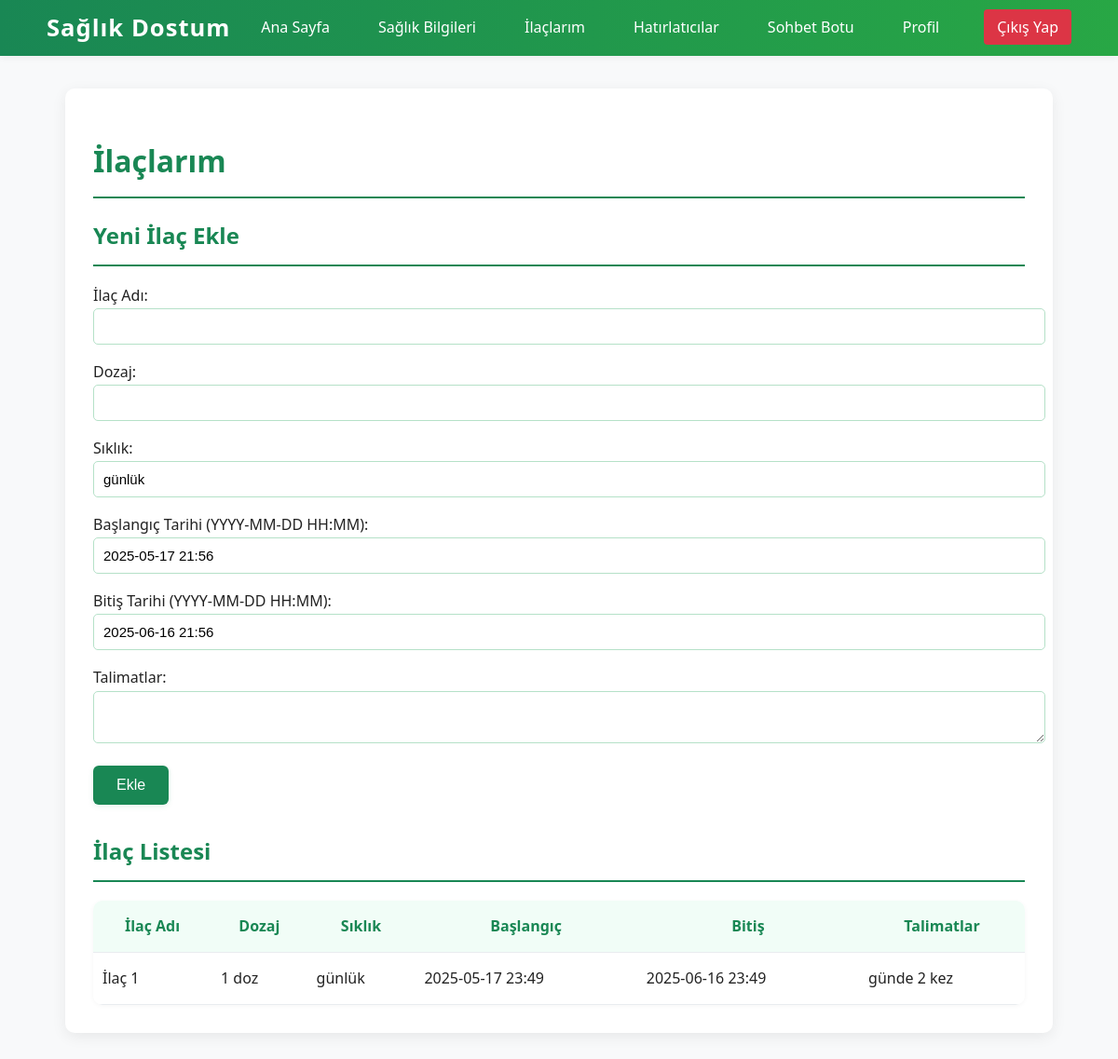
The app's page /medications (signed in) with its own data.
### tables this page shows
CREATE TABLE medications (
    id INTEGER PRIMARY KEY AUTOINCREMENT,
    user_id INTEGER,
    name TEXT,
    dosage TEXT,
    frequency TEXT,
    start_date TEXT,
    end_date TEXT,
    instructions TEXT,
    FOREIGN KEY(user_id) REFERENCES users(id)
);

### app.py (the view)
@app.route('/medications')
def medications_page():
    if not session.get('user_id'):
        return redirect(url_for('index'))
    user_id = session['user_id']
    medications = query_db('SELECT * FROM medications WHERE user_id = ? ORDER BY start_date DESC', [user_id])
    now = datetime.now().strftime("%Y-%m-%d %H:%M")
    thirty_days_later = (datetime.now() + timedelta(days=30)).strftime("%Y-%m-%d %H:%M")
    return render_template('medications.html', medications=medications, now=now, thirty_days_later=thirty_days_later)

### app.py (called while the page is built)
def get_db():
    conn = sqlite3.connect(DATABASE)
    conn.row_factory = sqlite3.Row
    return conn

def query_db(query, args=(), one=False):
    conn = get_db()
    cursor = conn.execute(query, args)
    results = cursor.fetchall()
    close_db(conn)
    return (results[0] if results else None) if one else results

### templates/medications.html (shortened to what this page needs)
{% extends "base.html" %}
{% block content %}
<div class="page-header">
    <h1>İlaçlarım</h1>
</div>
<div class="dashboard-card" style="margin-bottom:30px;">
    <h2>Yeni İlaç Ekle</h2>
    <form method="POST" action="/add_medication">
        <div>
            <label for="name">İlaç Adı:</label>
            <input type="text" id="name" name="name" required>
        </div>
        <div>
            <label for="dosage">Dozaj:</label>
            <input type="text" id="dosage" name="dosage">
        </div>
        <div>
            <label for="frequency">Sıklık:</label>
            <input type="text" id="frequency" name="frequency" value="günlük">
        </div>
        <div>
            <label for="start_date">Başlangıç Tarihi (YYYY-MM-DD HH:MM):</label>
            <input type="text" id="start_date" name="start_date" value="{{ now }}">
        </div>
        <div>
            <label for="end_date">Bitiş Tarihi (YYYY-MM-DD HH:MM):</label>
            <input type="text" id="end_date" name="end_date" value="{{ thirty_days_later }}">
        </div>
        <div>
            <label for="instructions">Talimatlar:</label>
            <textarea id="instructions" name="instructions"></textarea>
        </div>
        <button type="submit" class="btn">Ekle</button>
    </form>
</div>
<div class="dashboard-card">
    <h2>İlaç Listesi</h2>
    {% if medications %}
    <div class="table-responsive">
        <table>
            <thead>
                <tr>
                    <th>İlaç Adı</th>
                    <th>Dozaj</th>
                    <th>Sıklık</th>
                    <th>Başlangıç</th>
                    <th>Bitiş</th>
                    <th>Talimatlar</th>
                </tr>
            </thead>
            <tbody>
                {% for medication in medications %}
                <tr>
                    <td>{{ medication.name }}</td>
                    <td>{{ medication.dosage or '-' }}</td>
                    <td>{{ medication.frequency or '-' }}</td>
                    <td>{{ medication.start_date }}</td>
                    <td>{{ medication.end_date }}</td>
                    <td>{{ medication.instructions or '-' }}</td>
                </tr>
                {% endfor %}
            </tbody>
        </table>
    </div>
    {% else %}
    <p>Henüz kayıtlı ilaç yok.</p>
    {% endif %}
</div>
{% endblock %}

### static/style.css (style rules this page uses)
body { font-family: 'Segoe UI', 'Roboto', 'Open Sans', sans-serif; margin: 0; padding: 0; background-color: #f8f9fa; color: #222; line-height: 1.7; }
h1, h2 { color: #198754; margin-bottom: 18px; border-bottom: 2px solid #198754; padding-bottom: 10px; }
button[type="submit"], .btn { background-color: #198754; color: white; padding: 12px 25px; border: none; border-radius: 6px; cursor: pointer; font-size: 16px; transition: background-color 0.3s, box-shadow 0.2s; box-shadow: 0 2px 6px rgba(25, 135, 84, 0.10); }
input, select, textarea { width: 100%; padding: 10px; margin-bottom: 16px; border: 1.5px solid #b5e1c8; border-radius: 5px; font-size: 15px; transition: border-color 0.2s; }
table { width: 100%; border-collapse: collapse; background-color: #fff; border-radius: 10px; overflow: hidden; margin-top: 20px; box-shadow: 0 1px 5px rgba(0,0,0,0.04); }
th, td { padding: 14px 10px; border-bottom: 1px solid #e9ecef; }
th { background-color: #f1fdf7; color: #198754; font-weight: 600; }

### records on screen
medications: name "İlaç 1", dosage "1 doz", frequency "günlük", start_date "2025-05-17 23:49", end_date "2025-06-16 23:49", instructions "günde 2 kez"
